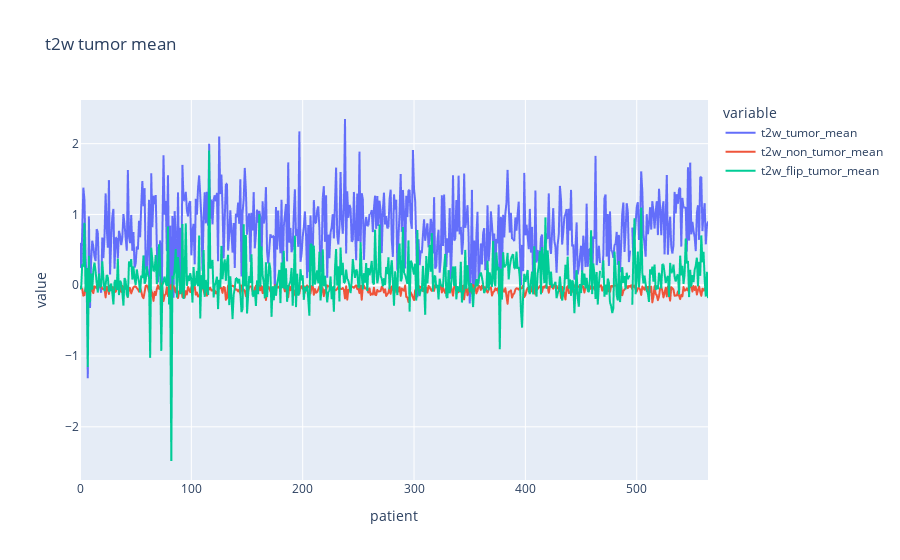

Notebook source saved alongside this figure:
### Code cell
fig = px.line(tumor_df, x="patient", 
              y=["t2w_tumor_mean", "t2w_non_tumor_mean", "t2w_flip_tumor_mean"],
              title="t2w tumor mean",
#               color="methylation"
)
fig.update_layout(hovermode="x unified")
fig.show()

### Figure 1 — Plotly figure (JSON) as saved in the notebook; plotly's stock layout.template omitted (floating-point values rounded to 4 significant figures; data arrays with more than 128 entries replaced by an {"elided": "..."} marker saying what was removed)
{"data": [{"hovertemplate": "variable=t2w_tumor_mean<br>patient=%{x}<br>value=%{y}<extra></extra>", "legendgroup": "t2w_tumor_mean", "line": {"color": "#636efa", "dash": "solid"}, "marker": {"symbol": "circle"}, "mode": "lines", "name": "t2w_tumor_mean", "showlegend": true, "type": "scattergl", "x": {"elided": "565 int values"}, "xaxis": "x", "y": {"elided": "565 float values"}, "yaxis": "y"}, {"hovertemplate": "variable=t2w_non_tumor_mean<br>patient=%{x}<br>value=%{y}<extra></extra>", "legendgroup": "t2w_non_tumor_mean", "line": {"color": "#EF553B", "dash": "solid"}, "marker": {"symbol": "circle"}, "mode": "lines", "name": "t2w_non_tumor_mean", "showlegend": true, "type": "scattergl", "x": {"elided": "565 int values"}, "xaxis": "x", "y": {"elided": "565 float values"}, "yaxis": "y"}, {"hovertemplate": "variable=t2w_flip_tumor_mean<br>patient=%{x}<br>value=%{y}<extra></extra>", "legendgroup": "t2w_flip_tumor_mean", "line": {"color": "#00cc96", "dash": "solid"}, "marker": {"symbol": "circle"}, "mode": "lines", "name": "t2w_flip_tumor_mean", "showlegend": true, "type": "scattergl", "x": {"elided": "565 int values"}, "xaxis": "x", "y": {"elided": "565 float values"}, "yaxis": "y"}], "layout": {"hovermode": "x unified", "legend": {"title": {"text": "variable"}, "tracegroupgap": 0}, "title": {"text": "t2w tumor mean"}, "xaxis": {"anchor": "y", "domain": [0, 1], "title": {"text": "patient"}}, "yaxis": {"anchor": "x", "domain": [0, 1], "title": {"text": "value"}}}}
